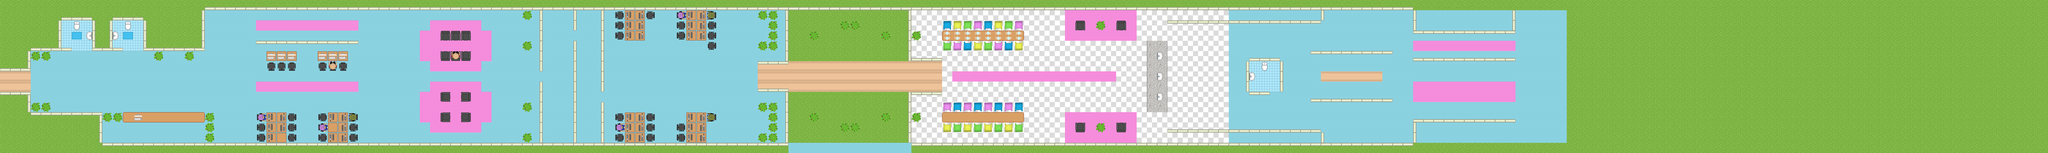

This game map was drawn from its Tiled (.tmx) file and the tilesets committed beside it. A one-line description and the trimmed map source follow:
An orthogonal 200x15 tile map with 32x32 px tiles, 4 tile layers (Tile Layer 4, Tile Layer 1, Tile Layer 2, Tile Layer 3) and 131 objects (6x ea, 5x sm, 2x follow, secret, phone, ...).

<map version="1.0" orientation="orthogonal" renderorder="right-down" width="200" height="15" tilewidth="32" tileheight="32" nextobjectid="222">
 <tileset firstgid="1" name="tileset" tilewidth="32" tileheight="32" tilecount="400" columns="20">
  <image source="tileset.png" width="640" height="640" />
 </tileset>
 <layer name="Tile Layer 4" width="200" height="15">
  <data>[3000 cells, 3000 non-empty, 4 distinct tile ids]</data>
 </layer>
 <layer name="Tile Layer 1" width="200" height="15">
  <data>[3000 cells, 1794 non-empty, 12 distinct tile ids]</data>
 </layer>
 <layer name="Tile Layer 2" width="200" height="15">
  <data>[3000 cells, 398 non-empty, 31 distinct tile ids]</data>
 </layer>
 <layer name="Tile Layer 3" width="200" height="15">
  <data>[3000 cells, 113 non-empty, 19 distinct tile ids]</data>
 </layer>
 <objectgroup name="Block">
  <object id="35" x="1376" y="96" width="96" height="32" />
  <object id="36" x="1376" y="160" width="96" height="32" />
  <object id="40" x="800" y="352" width="123.091" height="94.1818" />
  <object id="47" x="799.5" y="129" width="320.5" height="8" />
  <object id="51" x="640" y="448" width="6400" height="32" />
  <object id="53" x="640" y="0" width="6400" height="32" />
  <object id="56" x="0" y="160" width="96" height="64" />
  <object id="57" x="96" y="64" width="96" height="96" />
  <object id="58" x="608" y="0" width="32" height="128" />
  <object id="59" x="0" y="288" width="96" height="32" />
  <object id="60" x="64" y="320" width="32" height="64" />
  <object id="61" x="96" y="352" width="224" height="32" />
  <object id="62" x="288" y="384" width="32" height="64" />
  <object id="63" x="320" y="448" width="320" height="32" />
  <object id="64" x="288" y="64" width="64" height="96" />
  <object id="65" x="192" y="32" width="312" height="32" />
  <object id="66" x="448" y="32" width="32" height="128" />
  <object id="67" x="480" y="128" width="160" height="32" />
  <object id="69" x="192.364" y="150.182" width="31.2727" height="9.09091" />
  <object id="71" x="352.727" y="150.364" width="30.9091" height="8.36364" />
  <object id="73" x="231" y="68" width="17.6667" height="22" />
  <object id="74" x="390" y="68.3333" width="19" height="21" />
  <object id="78" x="1376" y="288" width="32" height="32" />
  <object id="79" x="1440" y="288" width="32" height="32" />
  <object id="80" x="1376" y="352" width="32" height="32" />
  <object id="81" x="1440" y="352" width="32" height="32" />
  <object id="82" x="992" y="352" width="123.091" height="94.1818" />
  <object id="83" x="832" y="160" width="96" height="64" />
  <object id="84" x="992" y="160" width="96" height="64" />
  <object id="85" x="1688" y="37" width="6" height="185" />
  <object id="86" x="1687" y="259" width="7" height="188" />
  <object id="88" x="1795" y="35" width="3" height="58.3333" />
  <object id="89" x="1794" y="128" width="4" height="318" />
  <object id="103" x="480" y="160" width="32" height="32" />
  <object id="104" x="576" y="160" width="32" height="32" />
  <object id="105" x="320" y="352" width="352" height="96" />
  <object id="121" x="1878" y="34" width="8" height="253.333" />
  <object id="122" x="1878" y="320.667" width="10.6667" height="127.333" />
  <object id="126" x="2369.33" y="195.333" width="92.6667" height="3.33333" />
  <object id="127" x="2453.33" y="34" width="8" height="162.667" />
  <object id="128" x="2368.67" y="280" width="94.6667" height="6.66667" />
  <object id="129" x="2454.67" y="448" width="3.33333" />
  <object id="130" x="2454.67" y="284.667" width="6.66667" height="168" />
  <object id="133" x="1632" y="32" width="32" height="32" />
  <object id="134" x="1632" y="128" width="32" height="32" />
  <object id="135" x="1632" y="320" width="32" height="32" />
  <object id="136" x="1632" y="416" width="32" height="32" />
  <object id="137" x="1920" y="32" width="96" height="96" />
  <object id="138" x="2016" y="32" width="32" height="32" />
  <object id="139" x="2112" y="32" width="128" height="96" />
  <object id="140" x="2208" y="128" width="32" height="32" />
  <object id="141" x="1920" y="352" width="128" height="96" />
  <object id="142" x="2144" y="352" width="64" height="96" />
  <object id="143" x="2208" y="352" width="32" height="32" />
  <object id="144" x="2112" y="384" width="32" height="64" />
  <object id="145" x="2368" y="128" width="64" height="32" />
  <object id="146" x="2368" y="32" width="64" height="32" />
  <object id="147" x="2400" y="64" width="32" height="64" />
  <object id="148" x="2368" y="320" width="64" height="32" />
  <object id="149" x="2368" y="416" width="64" height="32" />
  <object id="150" x="2400" y="352" width="32" height="64" />
  <object id="151" x="96" y="160" width="64" height="32" />
  <object id="152" x="96" y="320" width="64" height="32" />
  <object id="154" x="270.667" y="99.3333" width="15.3333" height="26.6667" />
  <object id="155" x="353.333" y="98.6667" width="17.3333" height="28" />
  <object id="158" x="2528" y="96" width="32" height="32" />
  <object id="159" x="2624" y="64" width="64" height="32" />
  <object id="160" x="2752" y="96" width="32" height="32" />
  <object id="161" x="2528" y="352" width="32" height="32" />
  <object id="163" x="2624" y="384" width="64" height="32" />
  <object id="164" x="2752" y="352" width="32" height="32" />
  <object id="165" x="2839.33" y="34" width="8.66667" height="156" />
  <object id="167" x="2840.67" y="184" width="102.667" height="5.33333" />
  <object id="168" x="2840" y="289.333" width="102.667" height="6.66667" />
  <object id="169" x="2840" y="295.333" width="7.33333" height="152.667" />
  <object id="171" x="2945.33" y="65.3333" width="254" height="93.3333" />
  <object id="172" x="2944" y="320.667" width="254.667" height="95.3333" />
  <object id="183" x="3648.67" y="67.3333" width="478" height="3.33333" />
  <object id="184" x="3584" y="128" width="63.3333" height="222.667" />
  <object id="185" x="3648" y="405.333" width="480" height="8" />
  <object id="186" x="3894.67" y="194" width="7.33333" height="92.6667" />
  <object id="187" x="3906" y="184.667" width="91.3333" height="5.33333" />
  <object id="188" x="4001.33" y="193.333" width="6.66667" height="92.6667" />
  <object id="190" x="3905.33" y="288.667" width="62" height="7.33333" />
  <object id="191" x="3903.33" y="226" width="18.6667" height="29.3333" />
  <object id="192" x="3942.67" y="192.667" width="18" height="29.3333" />
  <object id="194" x="2848" y="96" width="32" height="32" />
  <object id="195" x="2848" y="352" width="32" height="32" />
  <object id="196" x="3424" y="64" width="32" height="32" />
  <object id="197" x="3424" y="384" width="32" height="32" />
  <object id="202" x="4129.33" y="34" width="5.33333" height="29.3333" />
  <object id="203" x="4129.33" y="418" width="6.66667" height="28.6667" />
  <object id="204" x="4096" y="162" width="254.667" height="6.66667" />
  <object id="205" x="4097.33" y="312" width="256.667" height="4.66667" />
  <object id="206" x="4418.67" y="34.6667" width="4.66667" height="68.6667" />
  <object id="207" x="4727.33" y="34.6667" width="6.66667" height="70" />
  <object id="208" x="4419.33" y="98.6667" width="252" height="4.66667" />
  <object id="209" x="4417.33" y="376.667" width="8" height="70.6667" />
  <object id="210" x="4418" y="376.667" width="317.333" height="5.33333" />
 </objectgroup>
 <objectgroup name="Char">
  <!-- 13 objects omitted --></objectgroup>
 <objectgroup name="Wall">
  <!-- 16 objects omitted --></objectgroup>
 <objectgroup name="Stuff">
  <!-- 3 objects omitted --></objectgroup>
</map>
<!-- 32 of 131 objects omitted -->
